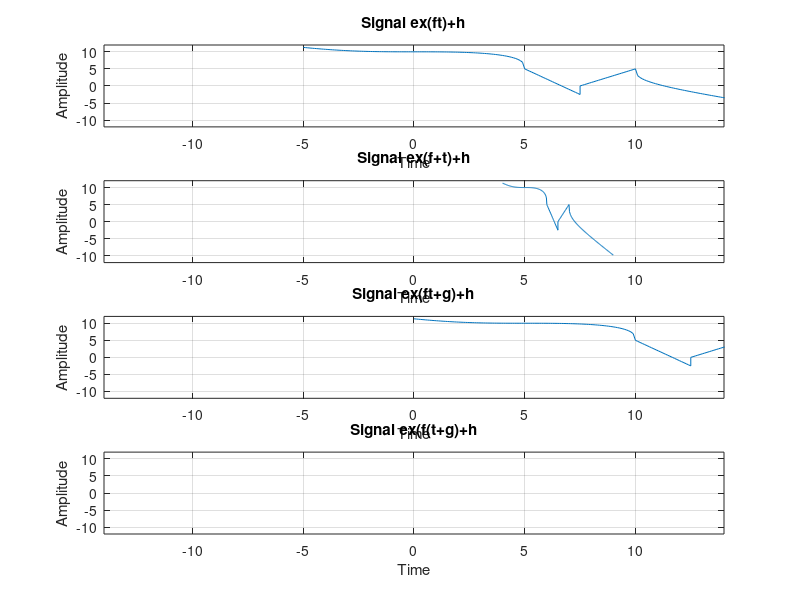

The MATLAB script that drew this image:
clear all;
close all;
clc;

%To plot some signals by input-method

s1 = 'Input e:';
e = input(s1);
s2 = 'Input f:';
f = input(s2);
s3 = 'Input g:';
g = input(s3);
s4 = 'Input h:';
h = input(s4);
 
x = linspace(-1,1,100);
y = cbrt(1-(x.^3));
a = linspace(2,4,100);
b = cbrt(1-(a-1).^3);
c = linspace(1,1.5,25);
y1 = 3*(1-c);
d = linspace(1.5,2,25);
y2 = (d-2)/0.5;

z1 = [x c];
z2 = [z1 d];
z = [z2 a];

q1 = [y y1];
q2 = [q1 y2];
q = [q2 b];

subplot(4,2,[1 2]);
plot(z.*f,e*q+h);
grid on;
title('Signal ex(ft)+h');
xlim([-14 14]);
ylim([-12 12]);
xlabel('Time');
ylabel('Amplitude');

subplot(4,2,[3 4]);
plot(z+f,e*q+h);
grid on;
title('Signal ex(f+t)+h');
xlim([-14 14]);
ylim([-12 12]);
xlabel('Time');
ylabel('Amplitude');

subplot(4,2,[5 6]);
plot(z.*f+g,e*q+h);
grid on;
title('Signal ex(ft+g)+h');
xlim([-14 14]);
ylim([-12 12]);
xlabel('Time');
ylabel('Amplitude');

subplot(4,2,[7 8]);
plot((z+g).*f,e*q+h);
grid on;
title('Signal ex(f(t+g)+h');
xlim([-14 14]);
ylim([-12 12]);
xlabel('Time');
ylabel('Amplitude');



